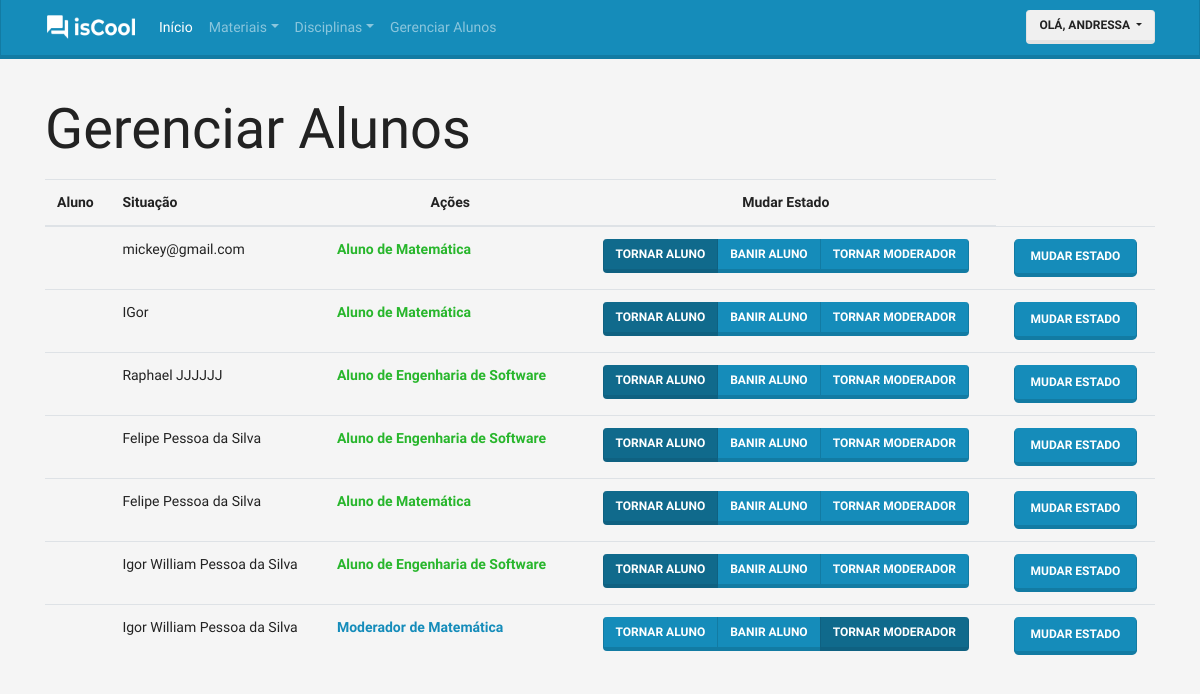
Page /disciplina/gerenciar-alunos/ (signed in) on the committed database.
### accounts/models.py (models this page shows, shortened)
class User(AbstractBaseUser, PermissionsMixin):
    username = models.CharField(
        'Apelido / Usuário', max_length=30, unique=True, validators=[
            validators.RegexValidator(
                re.compile('^[\w.@+-]+$'),
                'Informe um nome de Usuário Válido. '
                'Este valor deve conter apenas letras e números.'
                'e os caracteres: @/./+/-/_.'
                , 'invalid'
            )
        ], help_text='Um nome curto que será usado para identificá-lo de forma única na plataforma'
    )
    name = models.CharField('Nome', max_length=100, blank=True)
    email = models.EmailField('E-mail')
    is_staff = models.BooleanField('Equipe', default=False)
    is_active = models.BooleanField('Ativo', default=True)
    date_joined = models.DateTimeField('Data de Entrada', auto_now_add=True)
    is_student = models.BooleanField('Aluno', default=False)
    is_moderator = models.BooleanField('Moderador', default=False)
    is_teacher = models.BooleanField('Professor', default=False)
    avatar = models.ImageField('Avatar', upload_to='avatars', blank='true', default='avatars/user.png')
    USERNAME_FIELD = 'username'
    REQUIRED_FIELDS = ['email']
    objects = UserManager()
    class Meta:
        verbose_name = 'Usuário'
        verbose_name_plural = 'Usuários'
    def __str__(self):
        return self.name or self.username
    def get_short_name(self):
        return str(self).split(" ")[0]

### discipline/models.py (models this page shows)
class RegisterStudent(models.Model):
    STATUS_CHOICE = (
        (0, 'Aguardando Confirmação'),
        (1, 'Adicionado na Disciplina'),
        (2, 'Solicitação Recusada'),
        (3, 'Administrador'),
    )
    class Meta:
        verbose_name = 'Registro'
        verbose_name_plural = 'Registros'
        unique_together = (('student', 'discipline'),)
        ordering = ['-join']
    student = models.ForeignKey('accounts.User', verbose_name='Aluno', on_delete=models.DO_NOTHING)
    discipline = models.ForeignKey('Discipline', verbose_name='Disciplina', on_delete=models.DO_NOTHING)
    status = models.IntegerField('Situação', choices=STATUS_CHOICE, default=0)
    join = models.DateTimeField('Registrado', auto_now_add=True)

class Discipline(models.Model):
    teacher = models.ForeignKey('accounts.User', verbose_name='Professor(a)', on_delete=models.CASCADE)
    name = models.CharField('Nome', max_length=25)
    description = models.TextField('Descição')
    class Meta:
        verbose_name = 'Disciplina'
        verbose_name_plural = 'Disciplinas'
    def __str__(self):
        return self.name

### discipline/views.py (called while the page is built)
    def __call__(self, request):
        if request.user.is_teacher == False:
            return redirect('error')
        context = {
            'form': RegisterStudentForm,
            'registers': RegisterStudent.objects.all(),
        }
        return render(request, 'discipline/manager-student.html', context)

### discipline/templates/discipline/manager-student.html (shortened to what this page needs)
{% extends "base.html" %}
{% load widget_tweaks %}
{% load thumbnail %}
{% block container %}
  <div class="container margin-top">
    <p class="display-4">Gerenciar Alunos</p>
    <table class="table table-hover">
        {% if registers %}
          <thead>
            <tr>
              <th scope="col">Aluno</th>
              <th scope="col">Situação</th>
              <th scope="col" style="text-align: center">Ações</th>
              <th scope="col" style="text-align: center">Mudar Estado</th>
            </tr>
          </thead>
          <tbody>
        {% endif %}
        {% for register in registers %}
        {% if register.discipline.teacher == user %}
          <tr>
            <td>
            </td>
            <td >
              {{register.student}}
            </td>
            <td>
                {% if register.status == 1 %}  <p class="text-success"><strong>Aluno de{% endif %}
                    {% if register.status == 3 %}  <p class="text-primary"><strong>Moderador de{% endif %}
                      {{register.discipline}}</strong></p>
                    </td>
                    <td style="text-align: center">
                      <form class="" action="{% url 'discipline:registerStudent' register.id %}" method="post">
                        {% with WIDGET_ERROR_CLASS='my_error' WIDGET_REQUIRED_CLASS='my_required' %}
                        <div class="btn-group btn-group-toggle" data-toggle="buttons">
                          <label class="btn btn-primary{% if register.status == 1 %} active{% endif %}">
                            <input type="radio" name="status" id="id_status" autocomplete="off" value='1'> Tornar Aluno
                          </label>
                          <label class="btn btn-primary{% if register.status == 2 %} active{% endif %}">
                            <input type="radio" name="status" id="id_status" autocomplete="off" value='2'>  Banir Aluno
                          </label>
                          <label class="btn btn-primary{% if register.status == 3 %} active{% endif %}">
                            <input type="radio" name="status" id="id_status" autocomplete="off" value='3'> Tornar Moderador
                          </label>
                        </div>
                        <td style="text-align: center">
                          <input type="submit" name="" value="Mudar Estado" class="btn btn-primary btn-lg">
                        </td>
                        {% endwith %}
                      </form>
                    </td>
                  </tr>
        {% endif %}
        {% endfor %}
      </tbody>
    </table>
    </div>
{% endblock %}

### core/templates/base.html (shortened to what this page needs)
<!doctype html>
{% load static %}
<html lang="pt">
<head>
  <link rel="stylesheet" href="{% static 'css/bootstrap.min.css' %} ">
  <link rel="stylesheet" href="{% static 'css/extra.css' %}">
</head>
<body>
  <nav class="navbar navbar-expand-lg navbar-dark bg-primary fixed-top">
    <div class="container d-flex justify-content-between">
    <a class="navbar-brand" href="/">
      <img src="{% static "img/logo_index.png" %}" width="90" height="28" class="d-inline-block align-top" alt="">
    </a>
    <div class="collapse navbar-collapse" id="navbarColor01">
        <ul class="navbar-nav mr-auto">
          <li class="nav-item active">
            <a class="nav-link" href="/">Início <span class="sr-only">(current)</span></a>
          </li>
      {% if user.is_teacher %}
      <li class="nav-item">
        <li class="nav-item dropdown">
            <a class="nav-link dropdown-toggle" data-toggle="dropdown" href="#" role="button" aria-haspopup="true" aria-expanded="false">Materiais</a>
          </li>
          <li class="nav-item dropdown">
            <a class="nav-link dropdown-toggle" data-toggle="dropdown" href="#" role="button" aria-haspopup="true" aria-expanded="false">Disciplinas</a>
          </li>
      {% endif %}
        </li>
        <li class="nav-item">
        {% if user.is_teacher == True %}
          <li class="nav-item">
            <a class="nav-link" href="{% url 'discipline:listStudent' %}">Gerenciar Alunos</a>
          </li>
        {% endif %}
      </ul>
        <div class="nav-item dropdown">
          <button type="button" class="btn btn-secondary dropdown-toggle" data-toggle="dropdown" aria-haspopup="true" aria-expanded="false">
            olá, {{user.get_short_name}}
         </button>
        </div>
      </div>
    </div>
  </nav>
  {% block container %}
  {% endblock %}
</body>
</html>

### core/static/css/extra.css (style rules this page uses)
.margin-top { margin-top: 6rem; }
body { background-color: #f5f5f5; }

### rows in the picture
User: get_short_name "ANDRESSA"
RegisterStudent: student "mickey@gmail.com", status "Aluno de", discipline "Matemática"
RegisterStudent: student "IGor", status "Aluno de", discipline "Matemática"
RegisterStudent: student "Raphael JJJJJJ", status "Aluno de", discipline "Engenharia de Software"
RegisterStudent: student "Felipe Pessoa da Silva", status "Aluno de", discipline "Engenharia de Software"
RegisterStudent: student "Felipe Pessoa da Silva", status "Aluno de", discipline "Matemática"
RegisterStudent: student "Igor William Pessoa da Silva", status "Aluno de", discipline "Engenharia de Software"
RegisterStudent: student "Igor William Pessoa da Silva", status "Moderador de", discipline "Matemática"
